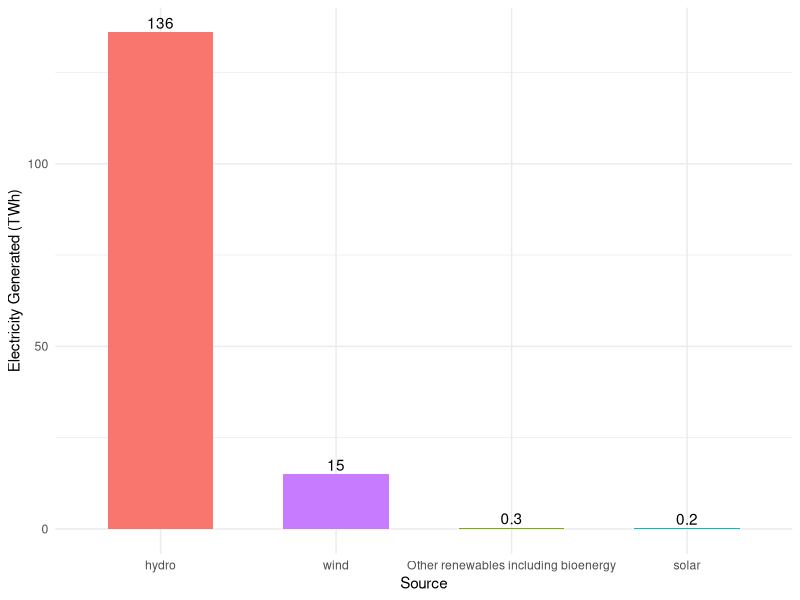
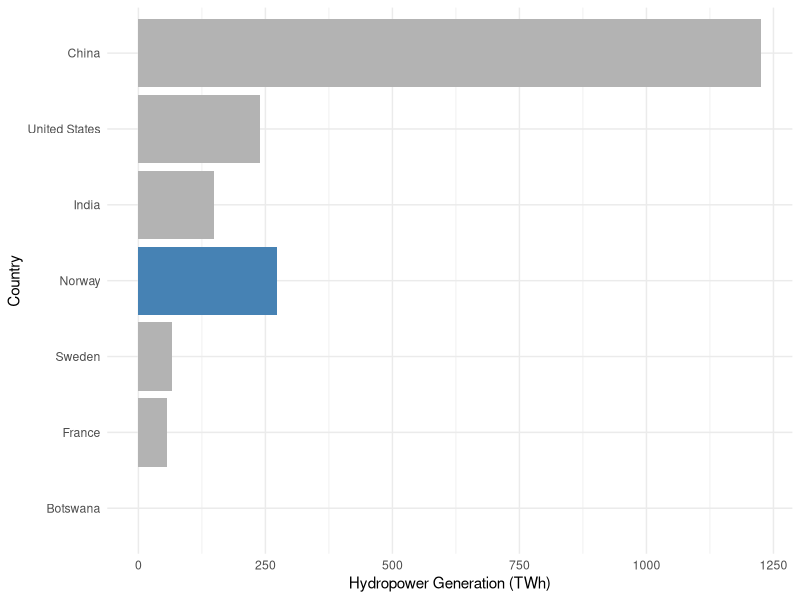

Recreate these plots in R, in order.
## ---- chunk 1
library(readr)
library(tidyverse)
data <- read_csv("renewable-share-energy.filtered/renewable-share-energy.csv")

top10_clean <- data %>%
  filter(Year == 2023, 
         !Entity %in% c("World", "Africa", "Asia", "Europe", "Oceania", 
                        "North America", "South America", "Eastern Africa (EI)")) %>%
  arrange(desc(`Renewables (% equivalent primary energy)`)) %>%
  slice(1:10)

## ---- chunk 2
library(knitr)

top10_clean %>%
  select(Entity, Code, Year, `Renewables (% equivalent primary energy)`) %>%
  rename(
    Country = Entity,
    `Renewables (%)` = `Renewables (% equivalent primary energy)`
  ) %>%
  kable(caption = "Top 10 Countries by Share of Renewable Energy in 2023")
## ---- chunk 3
norway_prod <- read_csv("modern-renewable-prod.filtered/modern-renewable-prod.csv")

norway_2023 <- norway_prod %>%
  filter(Entity == "Norway", Year == 2023) %>%
  select(
    `Electricity from wind - TWh`,
    `Electricity from hydro - TWh`,
    `Electricity from solar - TWh`,
    `Other renewables including bioenergy - TWh`
  ) %>%
  pivot_longer(everything(), names_to = "Source", values_to = "TWh") %>%
  mutate(Source = str_replace(Source, "Electricity from ", ""),
         Source = str_replace(Source, " - TWh", ""))

kable(norway_2023, caption = "Norway's Renewable Electricity Generation by Source in 2023 (TWh)")
## ---- chunk 4
ggplot(norway_2023, aes(x = reorder(Source, -TWh), y = TWh, fill = Source)) +
  geom_bar(stat = "identity", width = 0.6) +
  geom_text(aes(label = round(TWh, 1)), vjust = -0.3) +
  labs(x = "Source", y = "Electricity Generated (TWh)") +
  theme_minimal() +
  theme(legend.position = "none")
## ---- chunk 5

hydro_data <- read_csv("hydropower-consumption.filtered/hydropower-consumption.csv")

top_hydro <- hydro_data %>%
  filter(Year == 2023) %>%
  arrange(desc(`Electricity from hydro - TWh`)) %>%
  slice(1:9)

norway_row <- hydro_data %>%
  filter(Year == 2023, Entity == "Norway")

hydro_2023 <- bind_rows(top_hydro, norway_row)

ggplot(hydro_2023, aes(x = reorder(Entity, `Electricity from hydro - TWh`),
                       y = `Electricity from hydro - TWh`,
                       fill = Entity == "Norway")) +
  geom_col(show.legend = FALSE) +
  coord_flip() +
  labs(x = "Country", y = "Hydropower Generation (TWh)") +
  scale_fill_manual(values = c("TRUE" = "steelblue", "FALSE" = "gray70")) +
  theme_minimal()
